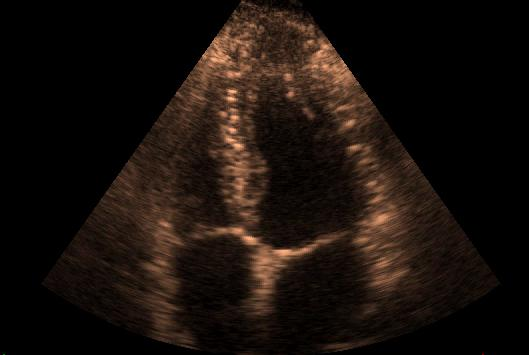
#> input picture HW5_DIP/sonography.jpg, 529 x 355 px
$ python 4.py
#> lines starting #> are read from the running program, lines starting #| are printed output that depends on the picture
import numpy as np
import cv2 as cv
import matplotlib.pyplot as plt

#read sonography image
sonography=cv.imread("sonography.jpg")
#> sonography is the input picture: shape (355, 529, 3); mean B, G, R 12, 16.9, 25.7
#convert to gray scale
sonography = cv.cvtColor(sonography,cv.COLOR_BGR2GRAY)
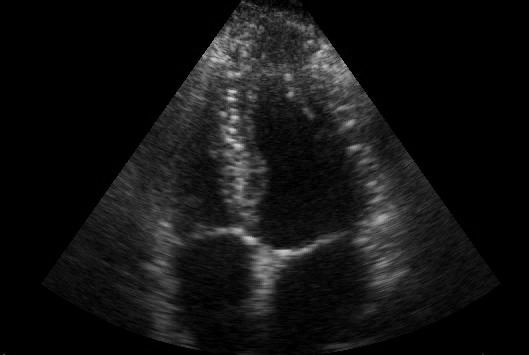
#> sonography: shape (355, 529); min 0, max 210, mean 19
#show original image:
plt.subplot(2,3,1)
plt.imshow (sonography,cmap="gray")
plt.title("Original")
plt.axis(False)
#get soble filter

sonography_sobel_x = np.abs( cv.Sobel(sonography,cv.CV_16U,1,0,ksize=5))
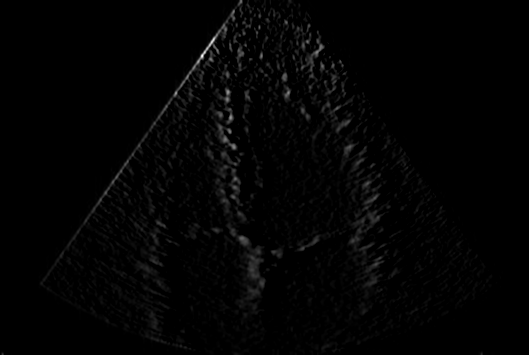
#> sonography_sobel_x: shape (355, 529) uint16; min 0, max 6178, mean 81.7; drawn with min black and max white
sonography_sobel_y = np.abs( cv.Sobel(sonography,cv.CV_16U,0,1,ksize=5))
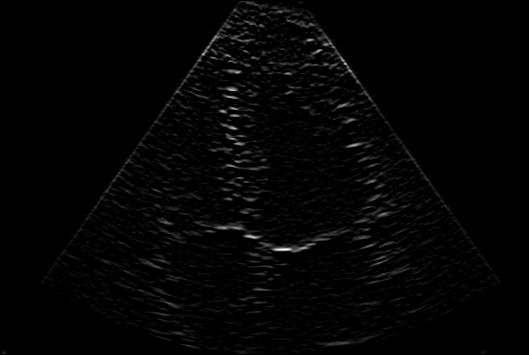
#> sonography_sobel_y: shape (355, 529) uint16; min 0, max 7084, mean 111.9; drawn with min black and max white
sonography_sobel = cv.addWeighted(sonography_sobel_x, 1, sonography_sobel_y, 1, 0.0)
#show sobel filtered image
plt.subplot(2,3,2)
plt.imshow (sonography_sobel,cmap="gray")
plt.title("Sobel Filter")
plt.axis(False)

#calculate prewitt filter
prewittx_k = np.array([[1,1,1],[0,0,0],[1,1,1]])
prewittx = cv.filter2D(sonography, cv.CV_16U, prewittx_k)
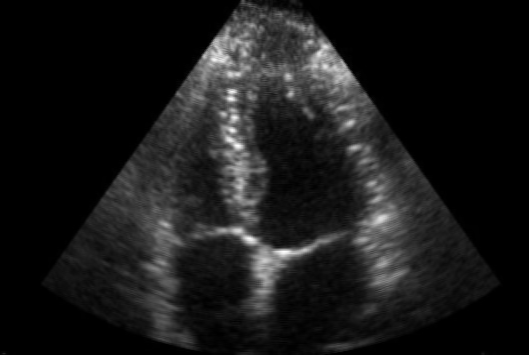
#> prewittx: shape (355, 529) uint16; min 0, max 1141, mean 114.1; drawn with min black and max white
prewitty_k = np.array([[-1,0,1],[-1,0,1],[-1,0,1]])
prewitty = cv.filter2D(sonography, cv.CV_16U, prewitty_k)
prewitt = cv.addWeighted(prewittx, 1, prewitty, 1, 0.0)

#show prewitt filtered image
plt.subplot(2,3,3)
plt.imshow (prewittx,cmap="gray")
plt.title("prewitt Filter")
plt.axis(False)

#calculate LoG filter
kernel = np.array([[0,0,1,0,0],[0,1,2,1,0],[1,2,-16,1,2],[0,1,2,1,0],[0,0,1,0,0]])
LoG = cv.filter2D(sonography, cv.CV_16U, kernel)
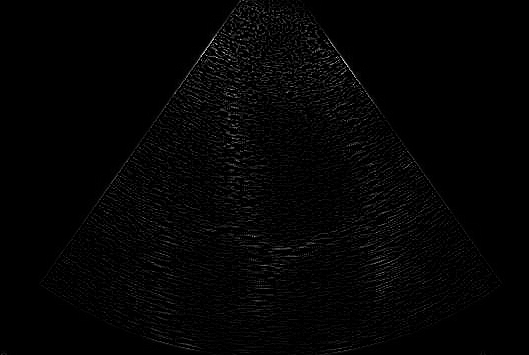
#> LoG: shape (355, 529) uint16; min 0, max 993, mean 16.5; drawn with min black and max white

#show LoG filtered image
plt.subplot(2,3,4)
plt.imshow (LoG,cmap="gray")
plt.title("LoG Filter")
plt.axis(False)

#calculate canny edge detection
canny = cv.Canny(sonography,0,220)
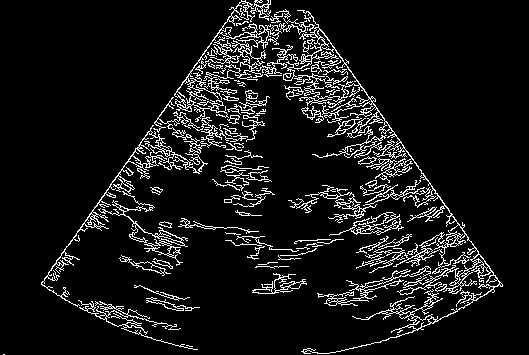
#> canny: shape (355, 529); 8.6% white in thin lines or dots

#show canny edge detection
plt.subplot(2,3,5)
plt.imshow (canny,cmap="gray")
plt.title("canny Filter")
plt.axis(False)

#calculate roberts filter
kernelx = np.array([[-1,0],[0,1]])
kernely = np.array([[0,-1],[1,0]])
robertsx = cv.filter2D(sonography, cv.CV_16U, kernelx)
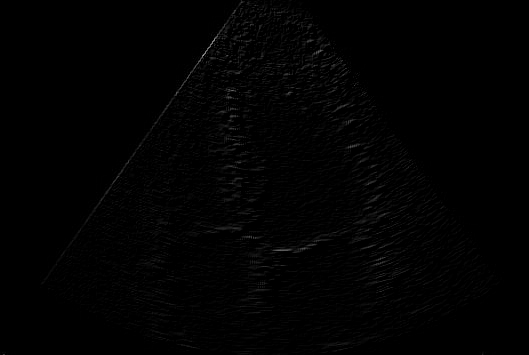
#> robertsx: shape (355, 529) uint16; min 0, max 161, mean 1.9
robertsy = cv.filter2D(sonography, cv.CV_16U, kernely)
roberts = cv.addWeighted(robertsx, 1, robertsy, 1, 0.0)

#show roberts filtered image
plt.subplot(2,3,6)
plt.imshow (roberts,cmap="gray")
plt.title("Roberts Filter")
plt.axis(False)

plt.show()
